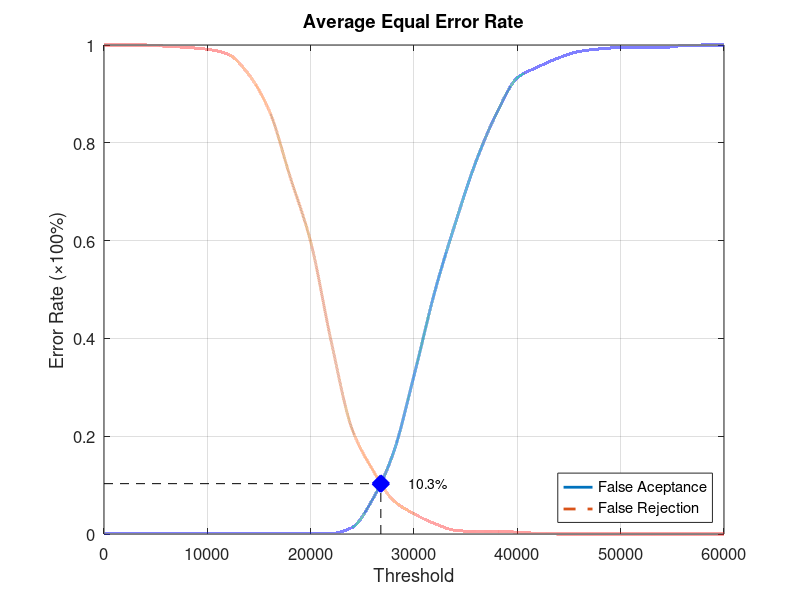
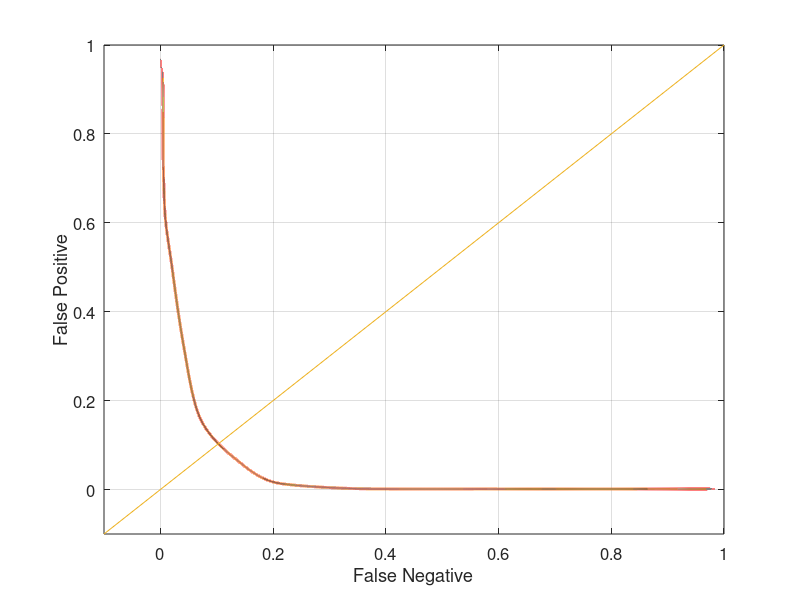

MATLAB code for these plots, in order:
function yEER = Experiment1Average
close all;
clear;
clc;
x = 0:2000:60000;
xq = 0:0.5:60000;

y0 = [0 0.00131579 0.00131579 0.00131579 0.00131579 0.00131579 0.00131579 0.00131579 0.00131579 0.00131579 0.00131579 0.00131579 0.0131579 0.0710526 0.165789 0.323684 0.494737 0.635526 0.761842 0.860526 0.932895 0.955263 0.973684 0.986842 0.992105 0.994737 0.994737 0.994737 0.998684 1 1];
yy0 = interp1(x, y0, xq, 'pchip');
y1 = [1 1 1 0.9975 0.995 0.99125 0.98125 0.94 0.865 0.73125 0.5975 0.3925 0.215 0.13125 0.06875 0.04125 0.02125 0.0075 0.005 0.005 0.00375 0.00125 0 0 0 0 0 0 0 0 0];
yy1 = interp1(x, y1, xq, 'pchip');

% Calculating EER: 
y2 = abs(y0 - y1);
find(y2 == min(y2))
yy2 = abs(yy0 - yy1);
xEER = find(yy2 == min(yy2));
xEERIndex = xq(xEER) % X-axis EER
yEER = yy0(xEER) % Y-axis EER

main = figure
plot(xq, yy0,'-','LineWidth', 2);	hold on
plot(xq, yy1,'--','LineWidth', 2);	hold on
plot([xEERIndex xEERIndex], [0 yEER], 'k--');	hold on
plot([0 xEERIndex], [yEER yEER], 'k--');	hold on
plot(xEERIndex, yEER, 'bx', 'LineWidth', 10);	hold on
text(xEERIndex + 10 * xEERIndex / 100, yEER, [num2str(round((10000 * yEER)) / 100) '%'])
legend('False Aceptance', 'False Rejection', 'Location', 'SouthEast')
xlabel('Threshold')
ylabel('Error Rate (\times100%)')
title('Average Equal Error Rate')
set(gca, 'FontSize', 12)
axis([0 60000 0 1])
grid on

print(main, 'Experiment1AverageMain', '-dpng');
FNRxFPR = figure('Color', [1 1 1]);
plot(yy1, yy0, '-', yy1, yy0, 'LineWidth', 2);
hold on
y = -0.1:0.1:1
plot(y, y); 
set(gca, 'FontSize', 12)
xlabel('False Negative')
ylabel('False Positive')
axis([-0.1 1 -0.1 1])
set(gca, 'FontSize', 12)
grid on

print(FNRxFPR, 'Experiment1AverageFNRxFPR','-dpng');
end
